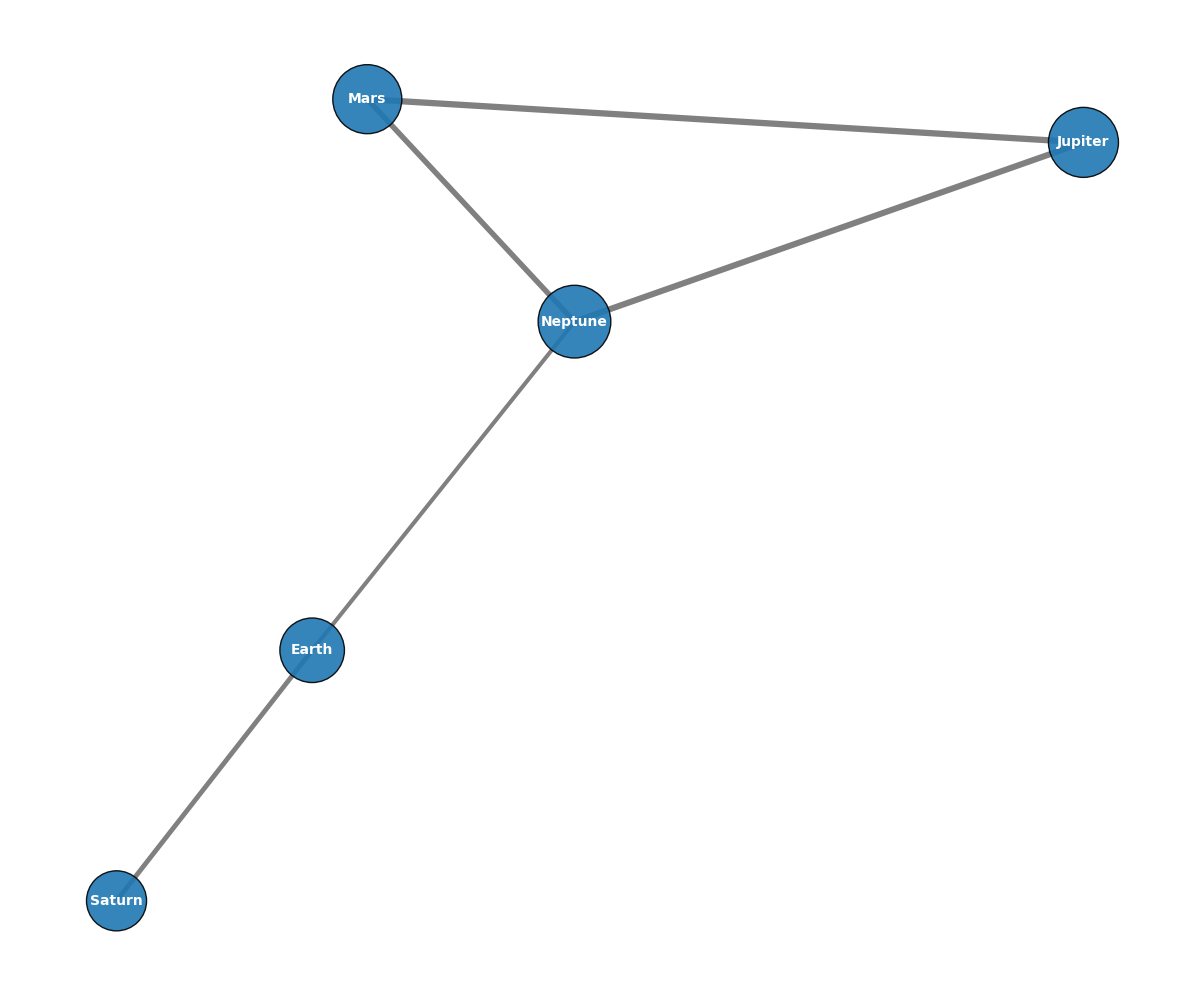

Generate this figure with Python:
import matplotlib.pyplot as plt
import networkx as nx

planets = ['Earth', 'Mars', 'Jupiter', 'Saturn', 'Neptune']

travel_routes = [
    ('Earth', 'Saturn', 620),
    ('Mars', 'Jupiter', 480),
    ('Jupiter', 'Neptune', 510),
    ('Saturn', 'Earth', 370),
    ('Neptune', 'Mars', 440),
    ('Earth', 'Neptune', 290),
    ('Jupiter', 'Mars', 530)
]

G = nx.Graph()
G.add_nodes_from(planets)

for source, dest, volume in travel_routes:
    G.add_edge(source, dest, weight=volume)

travel_volumes = {planet: sum(d['weight'] for u, v, d in G.edges(planet, data=True)) for planet in planets}
node_sizes = [1500 + travel_volumes[planet] for planet in planets]

pos = nx.spring_layout(G)

edge_widths = [1 + G[u][v]['weight'] / 150 for u, v in G.edges()]
single_color = '#1f78b4'

plt.figure(figsize=(12, 10))
nx.draw_networkx_nodes(G, pos, node_size=node_sizes, node_color=single_color, alpha=0.9, edgecolors='black')
nx.draw_networkx_edges(G, pos, edgelist=G.edges, edge_color='gray', width=edge_widths)
nx.draw_networkx_labels(G, pos, font_size=10, font_weight='bold', font_color="white")

plt.axis('off')
plt.tight_layout()

plt.show()
